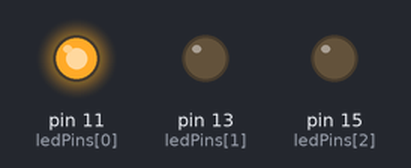
Recording of a program running on a simulated Raspberry Pi (header pin numbers). Shown: output pins drawn as LEDs (lit = HIGH). What the program prints to the terminal is not drawn. At 20.4 s the program stops and its outputs stay as they are.

Above: at 0.3 s.
At 2.5 s:
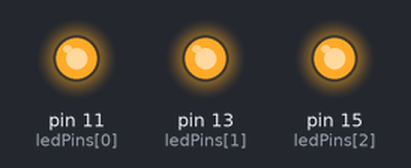
At 4.3 s:
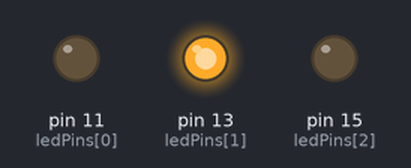
At 6.5 s:
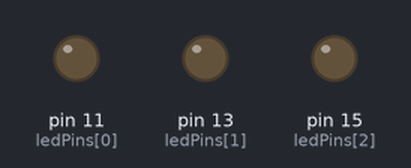
At 8.3 s:
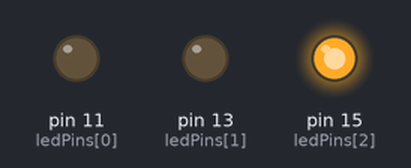
Timing chart, 0 to 8.8 s (numbered marks = the images above):
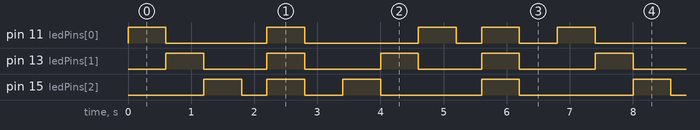

Measured:
- by itself, pin 11 (ledPins[0]): repeats every 6.8 s: LOW 1.6 s, HIGH 0.60 s, LOW 1.8 s, HIGH 0.60 s, LOW 0.40 s, HIGH 0.60 s, LOW 0.60 s, HIGH 0.60 s
- by itself, pin 13 (ledPins[1]): repeats every 3.4 s: LOW 1.0 s, HIGH 0.60 s, LOW 1.2 s, HIGH 0.60 s
- by itself, pin 15 (ledPins[2]): repeats every 6.8 s: LOW 0.40 s, HIGH 0.60 s, LOW 0.60 s, HIGH 0.60 s, LOW 1.6 s, HIGH 0.60 s, LOW 1.8 s, HIGH 0.60 s

The program:

gpio_3ledout.py
```python
import RPi.GPIO as GPIO
from time import sleep

GPIO.setmode(GPIO.BOARD)  # Reference pins by numerical position
#GPIO.setmode(GPIO.BCM)   # Reference pins by BCM label value

ledPins = [11,13,15]

for pin in ledPins:
    GPIO.setup(pin, GPIO.OUT)  #set pin as output

i = 1

while i <= 3:
    GPIO.output(11, True)   # Turn the pin on
    sleep(.6)
    GPIO.output(11, False)  # Turn the pin off
    #sleep(.6)
    GPIO.output(13, True)
    sleep(.6)
    GPIO.output(13, False)
    #sleep(.6)
    GPIO.output(15, True)
    sleep(.6)
    GPIO.output(15, False)
    sleep(.4)
    GPIO.output(11, True)
    GPIO.output(13, True)
    GPIO.output(15, True)
    sleep(.6)
    GPIO.output(11, False)
    GPIO.output(13, False)
    GPIO.output(15, False)
    sleep(.6)
    GPIO.output(15, True)   # Turn the pin on
    sleep(.6)
    GPIO.output(15, False)  # Turn the pin off
    #sleep(.6)
    GPIO.output(13, True)
    sleep(.6)
    GPIO.output(13, False)
    #sleep(.6)
    GPIO.output(11, True)
    sleep(.6)
    GPIO.output(11, False)
    sleep(.4)
    GPIO.output(11, True)
    GPIO.output(13, True)
    GPIO.output(15, True)
    sleep(.6)
    GPIO.output(11, False)
    GPIO.output(13, False)
    GPIO.output(15, False)
    sleep(.6)

    i = i+1

print "Cleaning up...\n"
GPIO.cleanup()   # Clear the state of all pins
print "All clean :)"
```
